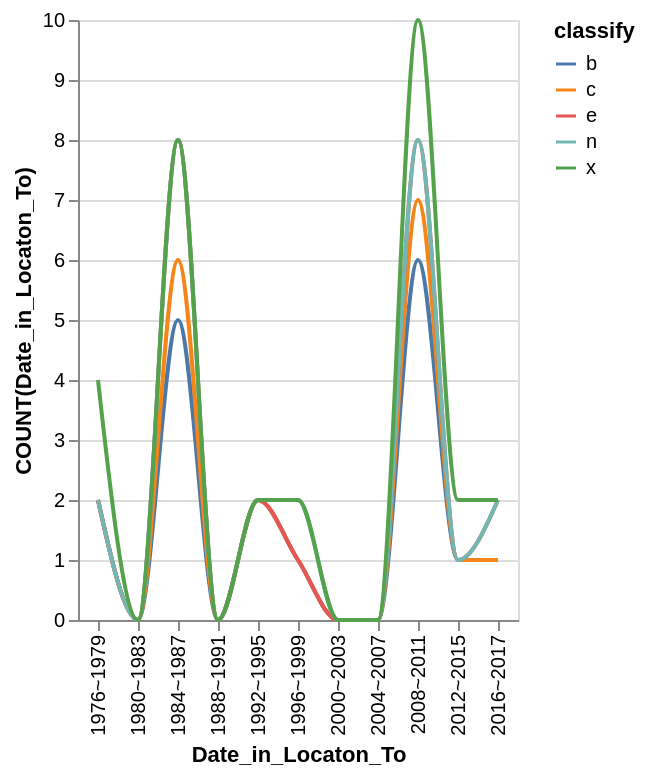

Describe this chart as a Vega-Lite specification.
### Vega-Lite specification from a JSON file in a GitHub repository (floating-point values rounded to 4 significant figures)
{"data": {"values": [{"x_data": "1976~1979", "y_data": 2, "classify": "b"}, {"x_data": "1980~1983", "y_data": 0, "classify": "b"}, {"x_data": "1984~1987", "y_data": 5, "classify": "b"}, {"x_data": "1988~1991", "y_data": 0, "classify": "b"}, {"x_data": "1992~1995", "y_data": 2, "classify": "b"}, {"x_data": "1996~1999", "y_data": 1, "classify": "b"}, {"x_data": "2000~2003", "y_data": 0, "classify": "b"}, {"x_data": "2004~2007", "y_data": 0, "classify": "b"}, {"x_data": "2008~2011", "y_data": 6, "classify": "b"}, {"x_data": "2012~2015", "y_data": 1, "classify": "b"}, {"x_data": "2016~2017", "y_data": 1, "classify": "b"}, {"x_data": "1976~1979", "y_data": 2, "classify": "c"}, {"x_data": "1980~1983", "y_data": 0, "classify": "c"}, {"x_data": "1984~1987", "y_data": 6, "classify": "c"}, {"x_data": "1988~1991", "y_data": 0, "classify": "c"}, {"x_data": "1992~1995", "y_data": 2, "classify": "c"}, {"x_data": "1996~1999", "y_data": 1, "classify": "c"}, {"x_data": "2000~2003", "y_data": 0, "classify": "c"}, {"x_data": "2004~2007", "y_data": 0, "classify": "c"}, {"x_data": "2008~2011", "y_data": 7, "classify": "c"}, {"x_data": "2012~2015", "y_data": 1, "classify": "c"}, {"x_data": "2016~2017", "y_data": 1, "classify": "c"}, {"x_data": "1976~1979", "y_data": 2, "classify": "e"}, {"x_data": "1980~1983", "y_data": 0, "classify": "e"}, {"x_data": "1984~1987", "y_data": 8, "classify": "e"}, {"x_data": "1988~1991", "y_data": 0, "classify": "e"}, {"x_data": "1992~1995", "y_data": 2, "classify": "e"}, {"x_data": "1996~1999", "y_data": 1, "classify": "e"}, {"x_data": "2000~2003", "y_data": 0, "classify": "e"}, {"x_data": "2004~2007", "y_data": 0, "classify": "e"}, {"x_data": "2008~2011", "y_data": 8, "classify": "e"}, {"x_data": "2012~2015", "y_data": 1, "classify": "e"}, {"x_data": "2016~2017", "y_data": 2, "classify": "e"}, {"x_data": "1976~1979", "y_data": 2, "classify": "n"}, {"x_data": "1980~1983", "y_data": 0, "classify": "n"}, {"x_data": "1984~1987", "y_data": 8, "classify": "n"}, {"x_data": "1988~1991", "y_data": 0, "classify": "n"}, {"x_data": "1992~1995", "y_data": 2, "classify": "n"}, {"x_data": "1996~1999", "y_data": 2, "classify": "n"}, {"x_data": "2000~2003", "y_data": 0, "classify": "n"}, {"x_data": "2004~2007", "y_data": 0, "classify": "n"}, {"x_data": "2008~2011", "y_data": 8, "classify": "n"}, {"x_data": "2012~2015", "y_data": 1, "classify": "n"}, {"x_data": "2016~2017", "y_data": 2, "classify": "n"}, {"x_data": "1976~1979", "y_data": 4, "classify": "x"}, {"x_data": "1980~1983", "y_data": 0, "classify": "x"}, {"x_data": "1984~1987", "y_data": 8, "classify": "x"}, {"x_data": "1988~1991", "y_data": 0, "classify": "x"}, {"x_data": "1992~1995", "y_data": 2, "classify": "x"}, {"x_data": "1996~1999", "y_data": 2, "classify": "x"}, {"x_data": "2000~2003", "y_data": 0, "classify": "x"}, {"x_data": "2004~2007", "y_data": 0, "classify": "x"}, {"x_data": "2008~2011", "y_data": 10, "classify": "x"}, {"x_data": "2012~2015", "y_data": 2, "classify": "x"}, {"x_data": "2016~2017", "y_data": 2, "classify": "x"}]}, "mark": {"type": "line", "interpolate": "monotone"}, "encoding": {"x": {"field": "x_data", "type": "nominal", "title": "Date_in_Locaton_To", "sort": "ascending"}, "y": {"field": "y_data", "type": "quantitative", "title": "COUNT(Date_in_Locaton_To)"}, "color": {"field": "classify"}}}
